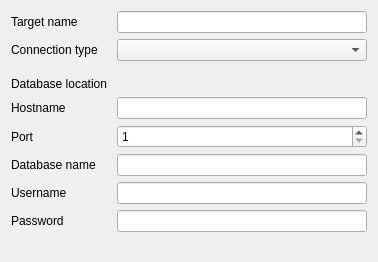
<?xml version="1.0" encoding="UTF-8"?>
<ui version="4.0">
 <class>FastForwardConfigWidget</class>
 <widget class="QWidget" name="FastForwardConfigWidget">
  <property name="geometry">
   <rect>
    <x>0</x>
    <y>0</y>
    <width>366</width>
    <height>262</height>
   </rect>
  </property>
  <layout class="QGridLayout" name="gridLayout" columnstretch="0,1" columnminimumwidth="100,250">
   <item row="8" column="0">
    <widget class="QLabel" name="m_usernameLabel">
     <property name="text">
      <string>Username</string>
     </property>
     <property name="buddy">
      <cstring>m_username</cstring>
     </property>
    </widget>
   </item>
   <item row="8" column="1">
    <widget class="KLineEdit" name="m_username"/>
   </item>
   <item row="2" column="1">
    <spacer name="verticalSpacer_2">
     <property name="orientation">
      <enum>Qt::Vertical</enum>
     </property>
     <property name="sizeType">
      <enum>QSizePolicy::Fixed</enum>
     </property>
     <property name="sizeHint" stdset="0">
      <size>
       <width>20</width>
       <height>10</height>
      </size>
     </property>
    </spacer>
   </item>
   <item row="9" column="0" colspan="2">
    <widget class="QLabel" name="m_passwordLabel">
     <property name="text">
      <string>Password</string>
     </property>
     <property name="buddy">
      <cstring>m_password</cstring>
     </property>
    </widget>
   </item>
   <item row="9" column="1">
    <widget class="QLineEdit" name="m_password">
     <property name="text">
      <string/>
     </property>
     <property name="echoMode">
      <enum>QLineEdit::Password</enum>
     </property>
    </widget>
   </item>
   <item row="1" column="0" colspan="2">
    <widget class="QLabel" name="m_connectionTypeLabel">
     <property name="text">
      <string>Connection type</string>
     </property>
     <property name="buddy">
      <cstring>m_connectionType</cstring>
     </property>
    </widget>
   </item>
   <item row="1" column="1">
    <widget class="KComboBox" name="m_connectionType"/>
   </item>
   <item row="4" column="0">
    <widget class="QLabel" name="m_databaseLocationLabel">
     <property name="text">
      <string>Database location</string>
     </property>
     <property name="buddy">
      <cstring>m_databaseLocation</cstring>
     </property>
    </widget>
   </item>
   <item row="6" column="1">
    <widget class="KIntSpinBox" name="m_port">
     <property name="minimum">
      <number>1</number>
     </property>
     <property name="maximum">
      <number>65535</number>
     </property>
    </widget>
   </item>
   <item row="0" column="0" colspan="2">
    <widget class="QLabel" name="m_targetNameLabel">
     <property name="text">
      <string>Target name</string>
     </property>
     <property name="buddy">
      <cstring>m_targetName</cstring>
     </property>
    </widget>
   </item>
   <item row="0" column="1">
    <widget class="KLineEdit" name="m_targetName"/>
   </item>
   <item row="5" column="0" colspan="2">
    <widget class="QLabel" name="m_hostnameLabel">
     <property name="text">
      <string>Hostname</string>
     </property>
     <property name="buddy">
      <cstring>m_hostname</cstring>
     </property>
    </widget>
   </item>
   <item row="5" column="1">
    <widget class="KLineEdit" name="m_hostname"/>
   </item>
   <item row="6" column="0" colspan="2">
    <widget class="QLabel" name="m_portLabel">
     <property name="text">
      <string>Port</string>
     </property>
     <property name="buddy">
      <cstring>m_port</cstring>
     </property>
    </widget>
   </item>
   <item row="7" column="0" colspan="2">
    <widget class="QLabel" name="m_databaseNameLabel">
     <property name="text">
      <string>Database name</string>
     </property>
     <property name="buddy">
      <cstring>m_databaseName</cstring>
     </property>
    </widget>
   </item>
   <item row="7" column="1">
    <widget class="KLineEdit" name="m_databaseName"/>
   </item>
   <item row="4" column="1">
    <widget class="KUrlRequester" name="m_databaseLocation">
     <property name="filter">
      <string notr="true">collection.db</string>
     </property>
     <property name="mode">
      <set>KFile::ExistingOnly|KFile::File</set>
     </property>
    </widget>
   </item>
   <item row="10" column="1">
    <spacer name="verticalSpacer">
     <property name="orientation">
      <enum>Qt::Vertical</enum>
     </property>
     <property name="sizeHint" stdset="0">
      <size>
       <width>20</width>
       <height>0</height>
      </size>
     </property>
    </spacer>
   </item>
  </layout>
 </widget>
 <customwidgets>
  <customwidget>
   <class>KComboBox</class>
   <extends>QComboBox</extends>
   <header>kcombobox.h</header>
  </customwidget>
  <customwidget>
   <class>KLineEdit</class>
   <extends>QLineEdit</extends>
   <header>klineedit.h</header>
  </customwidget>
  <customwidget>
   <class>KIntSpinBox</class>
   <extends>QSpinBox</extends>
   <header>knuminput.h</header>
  </customwidget>
  <customwidget>
   <class>KUrlRequester</class>
   <extends>QFrame</extends>
   <header>kurlrequester.h</header>
  </customwidget>
 </customwidgets>
 <resources/>
 <connections/>
</ui>
